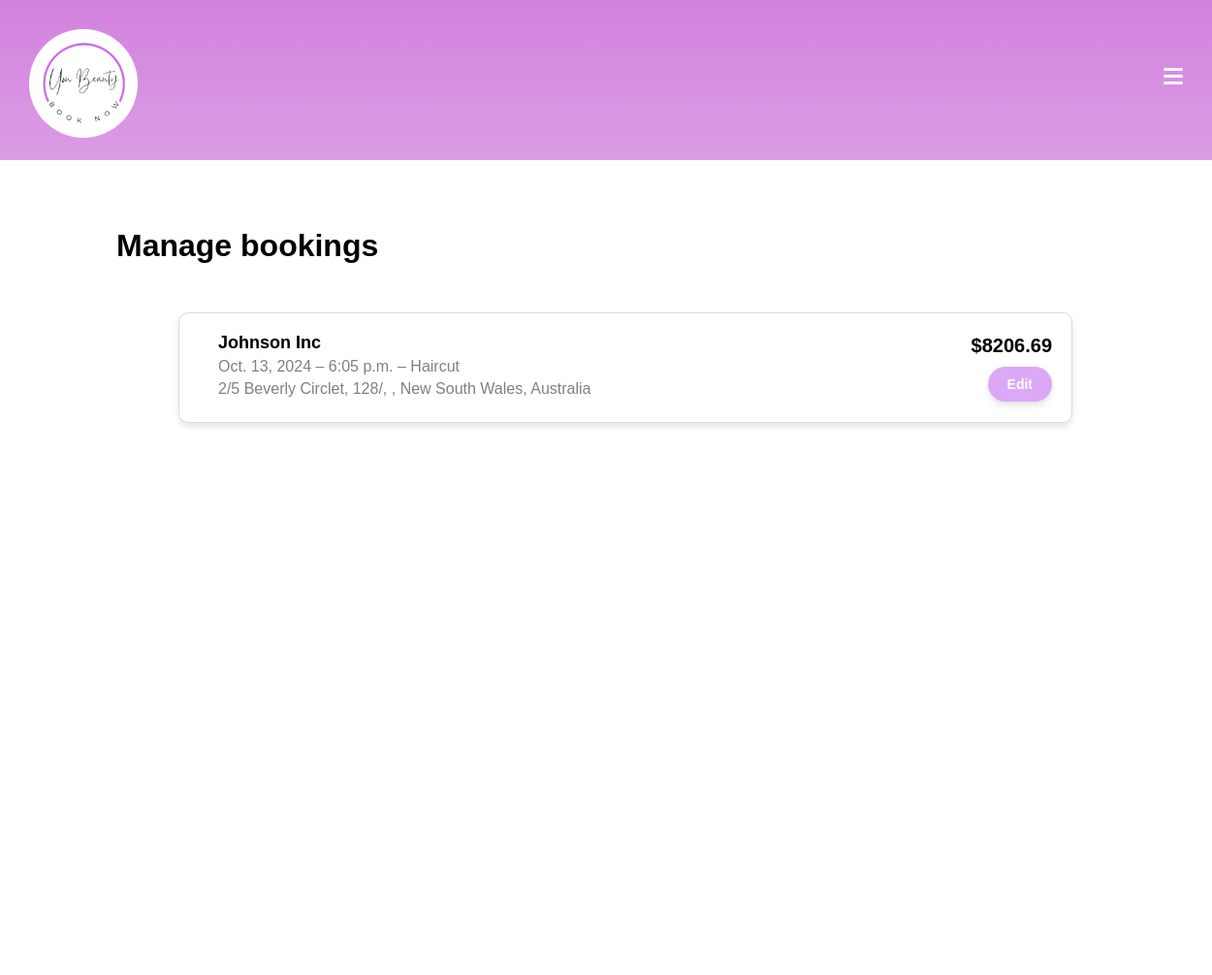
The app's page /accounts/bookings/ (signed in), older data.
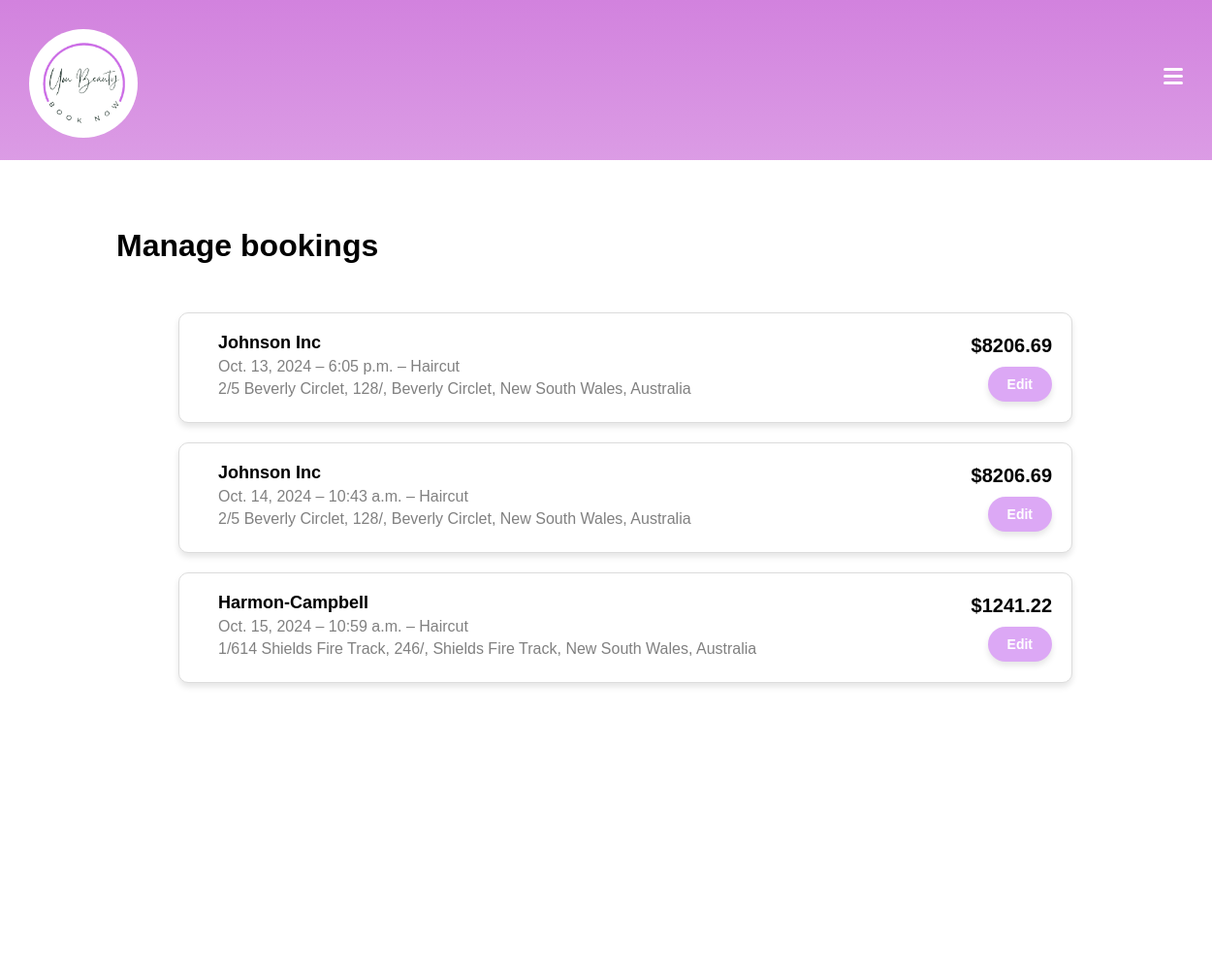
The same page, newer data.
### customers/models.py (models this page shows)
class Booking(models.Model):
    customer = models.ForeignKey(Customer, on_delete=models.CASCADE)
    salon_service = models.ForeignKey('salons.SalonService', on_delete=models.CASCADE)
    date = models.DateField()
    start_time = models.TimeField()
    end_time = models.TimeField()
    is_cancelled = models.BooleanField(default=False)
    def __str__(self):
        return f'Booking by {self.customer.user.username} for {self.salon_service.service.service_name}'

### salons/models.py (models this page shows, shortened)
class SalonService(models.Model):
    salon = models.ForeignKey(SalonInfo, on_delete=models.CASCADE)
    service = models.ForeignKey(Service, on_delete=models.CASCADE)
    price = models.DecimalField(max_digits=10, decimal_places=2)
    duration = models.DurationField()
    description = models.TextField(blank=True, null=True)

class SalonInfo(models.Model):
    salon_name = models.CharField(max_length=255)
    salon_address = models.OneToOneField(SalonAddress, on_delete=models.CASCADE)
    salon_photo = models.ImageField(upload_to='salon_photos/', blank=True, null=True)
    salon_openingtime = models.TimeField()
    salon_closingtime = models.TimeField()
    happyhour_times = models.CharField(max_length=255)
    happyhour_days = models.CharField(max_length=255)
    happyhour_discount = models.DecimalField(max_digits=5, decimal_places=2)

class Service(models.Model):
    service_name = models.CharField(max_length=255)
    def __str__(self):
        return self.service_name

class SalonAddress(models.Model):
    address_line1 = models.CharField(max_length=255)
    address_line2 = models.CharField(max_length=255, blank=True, null=True)
    suburb = models.CharField(max_length=100)
    state = models.CharField(max_length=100)
    postcode = models.CharField(max_length=10)
    country = models.CharField(max_length=100)
    def __str__(self):
        return f'{self.address_line1}, {self.address_line2}, {self.suburb}, {self.state}, {self.country}'

### accounts/views.py (the view)
# urls.py: path('bookings/', views.bookingsView, name = 'bookings'),
def bookingsView(request):
    current_user = request.user
    is_customer = False
    try:
        customer = get_object_or_404(Customer, user=current_user) #get Customer w/ current username
        is_customer = True
    except:
        is_customer = False
    if is_customer:
        bookings = Booking.objects.filter(customer=customer)
        print(bookings)
        return render(request, 'bookings/bookings.html', {'bookings': bookings})
    else:
        return render(request, 'bookings/bookings.html', {'bookings': None})

### customers/models.py (called while the page is built)
    def __str__(self):
        return self.user.username

### templates/bookings/bookings.html
{% extends "base.html" %}
{% load static %}
{% block content %}
<link rel="stylesheet" type="text/css" href="{% static 'css/bookings.css' %}">
<div class="top-bar"></div>
<div class="container">
    <h1>Manage bookings</h1>
    <div class="booking-cards-container">
        {% for booking in bookings %}
        <div class="booking-card">
                <div class="booking-details">
                <h2>{{ booking.salon_service.salon.salon_name }}</h2>
                <p>{{ booking.date }} – {{ booking.start_time }} – {{ booking.salon_service.service }}</p>
                <p>{{ booking.salon_service.salon.salon_address }}</p>
            </div>
            <div class="booking-actions">
                <div class="booking-price">
                    <span>${{ booking.salon_service.price }}</span>
                </div>
                <button class="edit-button" onclick="window.location.href='{% url 'edit_booking' booking.id %}'">Edit</button>
            </div>
        </div>
        {% endfor %}
    </div>
</div>
{% endblock %}

Row changes from the older to the newer data that the page shows:
changed through a linked row, Booking "Oct. 13, 2024": salon_service.salon.salon_address "2/5 Beverly Circlet, 128/, , New South Wales, Australia" → "2/5 Beverly Circlet, 128/, Beverly Circlet, New South Wales, Australia"
added Booking: salon_service.salon.salon_name "Johnson Inc", date "Oct. 14, 2024", start_time "10:43 a.m.", salon_service.service "Haircut", salon_service.salon.salon_address "2/5 Beverly Circlet, 128/, Beverly Circlet, New South Wales, Australia", salon_service.price "8206.69"
added Booking: salon_service.salon.salon_name "Harmon-Campbell", date "Oct. 15, 2024", start_time "10:59 a.m.", salon_service.service "Haircut", salon_service.salon.salon_address "1/614 Shields Fire Track, 246/, Shields Fire Track, New South Wales, Australia", salon_service.price "1241.22"
